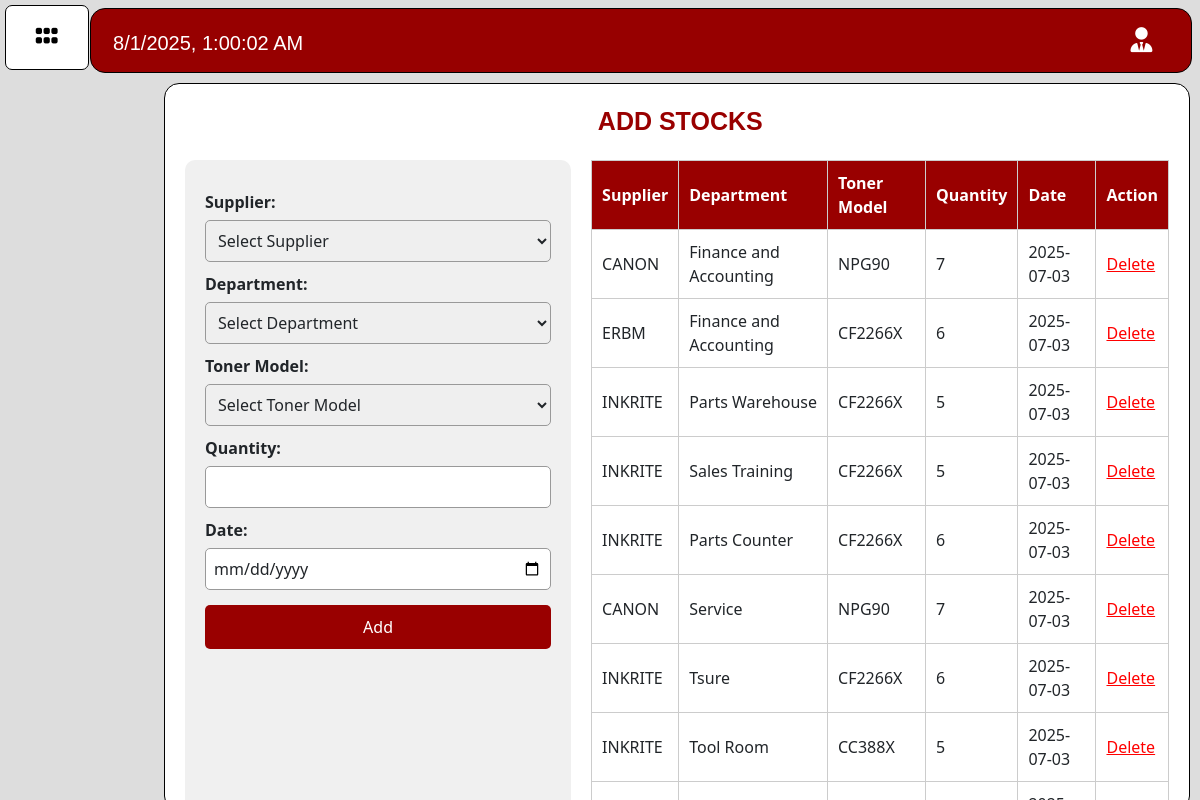
Page /first_project/admin/add_stocks.php (signed in) on the committed database.
### tables this page shows
CREATE TABLE `inventory_transaction` (
  `id` int(11) NOT NULL,
  `supplier` varchar(255) NOT NULL,
  `department` varchar(255) NOT NULL,
  `toner_model` varchar(255) NOT NULL,
  `quantity` int(2) NOT NULL,
  `date_added` date NOT NULL
);

### first_project/admin/add_stocks.php (the view, shortened to what this page needs)
<!DOCTYPE html>
<html lang="en">
<head>
    <?php include 'nav.php'; ?>
    <link rel="stylesheet" href="https://unpkg.com/leaflet@1.9.4/dist/leaflet.css"
 />
</head>
<body>
    <div class="Container">
        <div class="displayadd bg-transparent">
            <h1>ADD STOCKS</h1>
        </div>
        <div class="add-container">
            <div class="form-section">
                <form action="add.php" method="post">
                    <label for="supplier">Supplier:</label>
                    <select name="supplier" id="supplier" required>
                        <option value="" disabled selected hidden>Select Supplier</option>
                    </select>
                    <label for="department">Department:</label>
                    <select name="department" id="department" required>
                        <option value="" disabled selected hidden>Select Department</option>
                    </select>
                    <label for="toner_model">Toner Model:</label>
                    <select name="toner_model" id="toner_model" required>
                        <option value="" disabled selected hidden>Select Toner Model</option>
                    </select>
                    <label for="quantity">Quantity:</label>
                    <input type="number" name="quantity" id="quantity" min="1" required>
                    <label for="date_added">Date:</label>
                    <input type="date" name="date_added" id="date_added" required>
                    <button type="submit">Add</button>
                </form>
            </div>
            <div class="table-section">
                <table>
                    <thead>
                        <tr>
                            <th>Supplier</th>
                            <th>Department</th>
                            <th>Toner Model</th>
                            <th>Quantity</th>
                            <th>Date</th>
                            <th>Action</th>
                        </tr>
                    </thead>
                    <tbody>
                        <?php
                        require_once "database.php";
                        $sql = "SELECT * FROM inventory_transaction ORDER BY id DESC LIMIT 10";
                        $result = mysqli_query($conn, $sql);
                        if (mysqli_num_rows($result) > 0):
                            while ($row = mysqli_fetch_assoc($result)):
                        ?>
                                <tr>
                                    <td><?php echo htmlspecialchars($row['supplier']); ?></td>
                                    <td><?php echo htmlspecialchars($row['department']); ?></td>
                                    <td><?php echo htmlspecialchars($row['toner_model']); ?></td>
                                    <td><?php echo htmlspecialchars($row['quantity']); ?></td>
                                    <td><?php echo htmlspecialchars($row['date_added']); ?></td>
                                    <td>
                                        <a href="delete_stock.php?id=<?php echo $row['id']; ?>&supplier=<?php echo urlencode($row['supplier']); ?>&department=<?php echo urlencode($row['department']); ?>&toner_model=<?php echo urlencode($row['toner_model']); ?>&quantity=<?php echo $row['quantity']; ?>"
                                            onclick="return confirm('Are you sure you want to delete this record?');"
                                            style="color: red; text-decoration: underline;">
                                            Delete
                                        </a>
                                    </td>
                                </tr>
                            <?php endwhile;
                        else: ?>
                            <tr>
                                <td colspan="5">No records found.</td>
                            </tr>
                        <?php endif; ?>
                    </tbody>
                </table>
            </div>
        </div>
    </div>
</body>
</html>

### first_project/admin/nav.php (style rules this page uses)
h1 { margin: 3.5px; margin-top: 22px; margin-left: 10px; color: white; background-color: transparent; font-family: 'Rubik', sans-serif; font-size: 23px; font-family: 'Merriweather Sans', sans-serif; }
a { color: black; cursor: pointer; }

### first_project/admin/add_stocks.php (style rules this page uses)
body { background-color: rgb(221, 221, 221); }
.Container { display: flex; flex-direction: column; background-color: white; width: 85.5%; height: 91%; position: fixed; right: 10px; margin-top: 83px; border: 1px black solid; border-radius: 15px; padding-bottom: 20px; }
.add-container { display: flex; justify-content: space-between; padding: 20px; gap: 20px; }
.displayadd h1 { color: #990000; font-family: 'Mulish', sans-serif; font-size: 25px; font-weight: bold; text-align: center; }
.form-section { width: 40%; background-color: #f0f0f0; padding: 20px; border-radius: 10px; }
.form-section form { display: flex; flex-direction: column; }
.form-section label { margin-top: 10px; margin-bottom: 6px; font-weight: bold; }
.form-section input, .form-section select { padding: 8px; border: 1px solid #999; border-radius: 5px; }
.form-section button { margin-top: 15px; padding: 10px; background-color: #990000; color: white; border: none; border-radius: 5px; cursor: pointer; margin-bottom: 10px; }
.table-section { width: 60%; overflow-x: auto; }
.table-section table { width: 100%; border-collapse: collapse; }
.table-section th, .table-section td { padding: 10px; border: 1px solid #ccc; text-align: left; }
.table-section th { background-color: #990000; color: white; }

### rows in the picture
inventory_transaction: supplier "CANON", department "Finance and Accounting", toner_model "NPG90", quantity "7", date_added "2025-07-03"
inventory_transaction: supplier "ERBM", department "Finance and Accounting", toner_model "CF2266X", quantity "6", date_added "2025-07-03"
inventory_transaction: supplier "INKRITE", department "Parts Warehouse", toner_model "CF2266X", quantity "5", date_added "2025-07-03"
inventory_transaction: supplier "INKRITE", department "Sales Training", toner_model "CF2266X", quantity "5", date_added "2025-07-03"
inventory_transaction: supplier "INKRITE", department "Parts Counter", toner_model "CF2266X", quantity "6", date_added "2025-07-03"
inventory_transaction: supplier "CANON", department "Service", toner_model "NPG90", quantity "7", date_added "2025-07-03"
inventory_transaction: supplier "INKRITE", department "Tsure", toner_model "CF2266X", quantity "6", date_added "2025-07-03"
inventory_transaction: supplier "INKRITE", department "Tool Room", toner_model "CC388X", quantity "5", date_added "2025-07-03"
